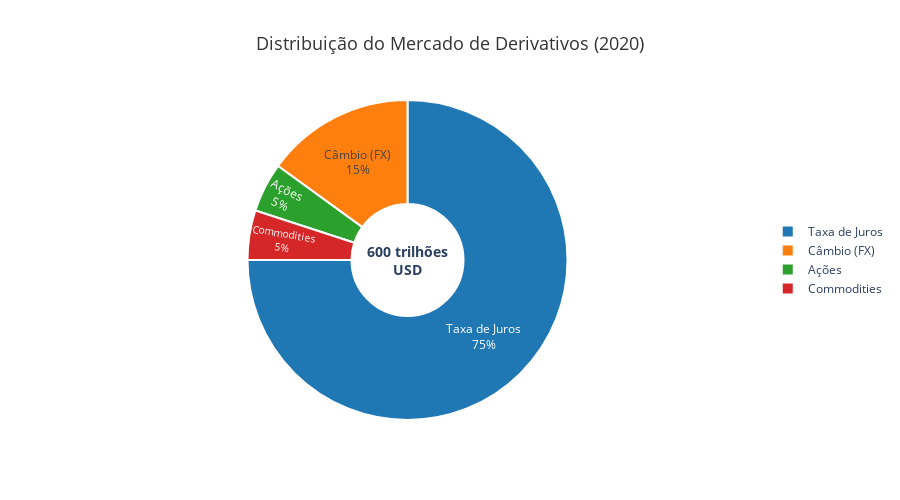

This figure's notebook cell:
### Code cell
# Gráfico de pizza da participação de mercado
import plotly.graph_objects as go

labels = ['Taxa de Juros', 'Câmbio (FX)', 'Ações', 'Commodities']
values = [75, 15, 5, 5]
colors = ['#1f77b4', '#ff7f0e', '#2ca02c', '#d62728']

fig = go.Figure(data=[go.Pie(
    labels=labels, 
    values=values, 
    hole=.35,
    marker=dict(colors=colors, line=dict(color='white', width=2)),
    textposition='inside',
    textinfo='label+percent'
)])

fig.update_layout(
    title={
        'text': 'Distribuição do Mercado de Derivativos (2020)',
        'x': 0.5,
        'xanchor': 'center',
        'font': {'size': 18, 'color': '#333'}
    },
    annotations=[dict(
        text='<b>600 trilhões<br>USD</b>', 
        x=0.5, y=0.5, 
        font_size=14, 
        showarrow=False
    )],
    height=500,
    showlegend=True,
    legend=dict(
        orientation="v",
        yanchor="middle",
        y=0.5,
        xanchor="left",
        x=1.05
    )
)

fig.show()

### Figure 1 — Plotly figure (JSON) as saved in the notebook; plotly's stock layout.template omitted (floating-point values rounded to 4 significant figures)
{"data": [{"hole": 0.35, "labels": ["Taxa de Juros", "Câmbio (FX)", "Ações", "Commodities"], "marker": {"colors": ["#1f77b4", "#ff7f0e", "#2ca02c", "#d62728"], "line": {"color": "white", "width": 2}}, "textinfo": "label+percent", "textposition": "inside", "type": "pie", "values": [75, 15, 5, 5]}], "layout": {"annotations": [{"font": {"size": 14}, "showarrow": false, "text": "<b>600 trilhões<br>USD</b>", "x": 0.5, "y": 0.5}], "height": 500, "legend": {"orientation": "v", "x": 1.05, "xanchor": "left", "y": 0.5, "yanchor": "middle"}, "showlegend": true, "title": {"font": {"color": "#333", "size": 18}, "text": "Distribuição do Mercado de Derivativos (2020)", "x": 0.5, "xanchor": "center"}}}
